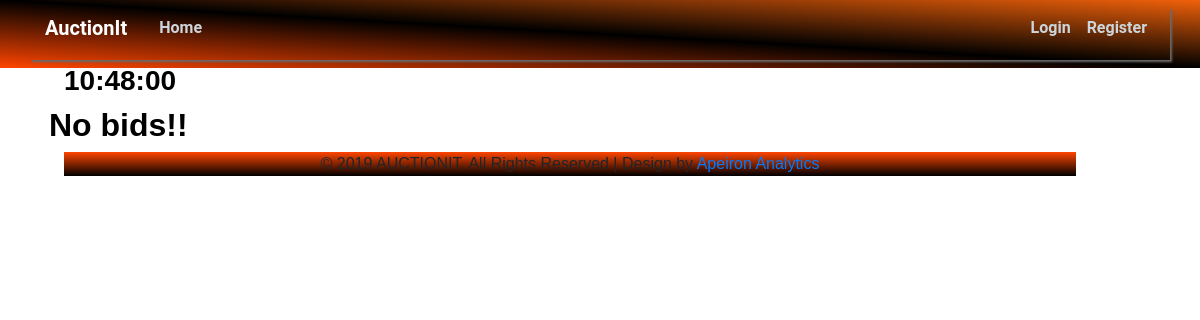
The app's page /post/bidderlist/20/, older data.
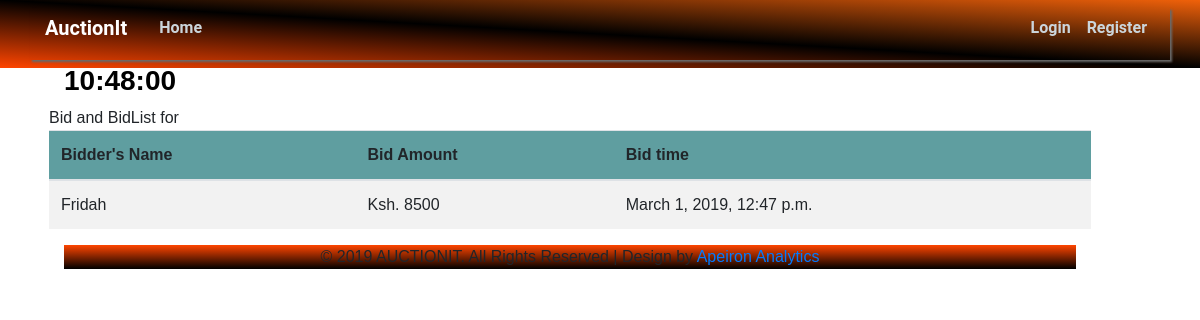
The same page, newer data.
### market/models.py (models this page shows, shortened)
class Bidder(models.Model):
	numeric = RegexValidator(r'^[0-9]*$', 'Only numeric are allowed.')
	created = models.DateTimeField(auto_now_add=True)
	updated = models.DateTimeField(auto_now=True)
	user_name = models.ForeignKey(User, on_delete=models.CASCADE)
	product_id = models.ForeignKey(Product, on_delete=models.CASCADE)
	bid_amount = models.CharField(max_length=255, validators=[numeric])

### market/classviews.py (the view)
# urls.py: path('post/bidderlist/<int:pk>/', classviews.BidderListView.as_view(), name="bidder_list"),
class BidderListView(ListView):
	model = Bidder
	def get_queryset(self):
		return Bidder.objects.filter(product_id=self.kwargs['pk']).order_by('-created')
	def get_context_data(self, **kwargs):
		context = super(BidderListView, self).get_context_data(**kwargs)
		context["product_id"] = self.kwargs['pk']
		return context

### market/templates/market/bidder_list.html (shortened to what this page needs)
{% extends 'market/base.html' %}
{% load staticfiles %}
{% block content %}
    {% if bidder_list %}
        <a class="article-title" >Bid and BidList for {{ post.product_id.title }}</a><br>
        <table class="table table-hover table-striped">
            <thead>
            <tr bgcolor="#5f9ea0">
                <th>Bidder's Name</th>
                <th>Bid Amount</th>
                <th>Bid time</th>
            </tr>
            </thead>
            <tbody>
            {% for bid in bidder_list %}
                <tr>
                    <td>{{ bid.user_name }}</td>
                    <td>Ksh. {{ bid.bid_amount }}</td>
                    <td>{{ bid.created }}</td>
                </tr>
            {% endfor %}
            </tbody>
        </table>
    {% else %}
        <h2 style="text-align: center; color: black">No bids!!</h2>
    {% endif %}
{% endblock %}

Row changes from the older to the newer data that the page shows:
added Bidder: user_name "Fridah", bid_amount "8500", created "March 1, 2019, 12:47 p.m."
Text that changed along with them:
text no longer shown: "No bids!!"
text now shown: "Bid and BidList for Bidder's Name Bid Amount Bid time"
